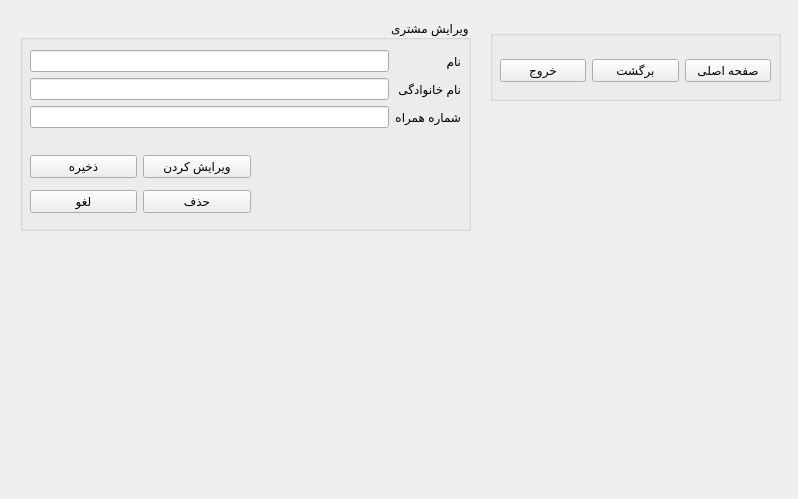
<?xml version="1.0" encoding="UTF-8"?>
<ui version="4.0">
 <class>Form</class>
 <widget class="QWidget" name="Form">
  <property name="geometry">
   <rect>
    <x>0</x>
    <y>0</y>
    <width>798</width>
    <height>499</height>
   </rect>
  </property>
  <property name="windowTitle">
   <string>Form</string>
  </property>
  <property name="layoutDirection">
   <enum>Qt::RightToLeft</enum>
  </property>
  <widget class="QGroupBox" name="groupBox_3">
   <property name="geometry">
    <rect>
     <x>490</x>
     <y>30</y>
     <width>291</width>
     <height>71</height>
    </rect>
   </property>
   <property name="title">
    <string/>
   </property>
   <widget class="QWidget" name="horizontalLayoutWidget">
    <property name="geometry">
     <rect>
      <x>10</x>
      <y>20</y>
      <width>271</width>
      <height>41</height>
     </rect>
    </property>
    <layout class="QHBoxLayout" name="horizontalLayout">
     <item>
      <widget class="QPushButton" name="home_btn">
       <property name="text">
        <string>صفحه اصلی</string>
       </property>
      </widget>
     </item>
     <item>
      <widget class="QPushButton" name="back_btn">
       <property name="text">
        <string>برگشت</string>
       </property>
      </widget>
     </item>
     <item>
      <widget class="QPushButton" name="close_btn">
       <property name="text">
        <string>خروج</string>
       </property>
      </widget>
     </item>
    </layout>
   </widget>
  </widget>
  <widget class="QGroupBox" name="groupBox">
   <property name="geometry">
    <rect>
     <x>20</x>
     <y>20</y>
     <width>451</width>
     <height>211</height>
    </rect>
   </property>
   <property name="title">
    <string>ویرایش مشتری</string>
   </property>
   <widget class="QWidget" name="formLayoutWidget">
    <property name="geometry">
     <rect>
      <x>10</x>
      <y>30</y>
      <width>431</width>
      <height>91</height>
     </rect>
    </property>
    <layout class="QFormLayout" name="formLayout">
     <item row="0" column="0">
      <widget class="QLabel" name="label">
       <property name="text">
        <string>نام</string>
       </property>
      </widget>
     </item>
     <item row="0" column="1">
      <widget class="QLineEdit" name="first_name_input">
       <property name="maxLength">
        <number>255</number>
       </property>
      </widget>
     </item>
     <item row="1" column="0">
      <widget class="QLabel" name="label_2">
       <property name="text">
        <string>نام خانوادگی</string>
       </property>
      </widget>
     </item>
     <item row="1" column="1">
      <widget class="QLineEdit" name="last_name_input">
       <property name="maxLength">
        <number>255</number>
       </property>
      </widget>
     </item>
     <item row="2" column="0">
      <widget class="QLabel" name="label_3">
       <property name="text">
        <string>شماره همراه</string>
       </property>
      </widget>
     </item>
     <item row="2" column="1">
      <widget class="QLineEdit" name="phone_number_input">
       <property name="maxLength">
        <number>14</number>
       </property>
      </widget>
     </item>
    </layout>
   </widget>
   <widget class="QWidget" name="gridLayoutWidget">
    <property name="geometry">
     <rect>
      <x>10</x>
      <y>129</y>
      <width>221</width>
      <height>71</height>
     </rect>
    </property>
    <layout class="QGridLayout" name="gridLayout">
     <item row="1" column="1">
      <widget class="QPushButton" name="cancel_save_btn">
       <property name="text">
        <string>لغو</string>
       </property>
      </widget>
     </item>
     <item row="0" column="1">
      <widget class="QPushButton" name="save_person_btn">
       <property name="text">
        <string>ذخیره</string>
       </property>
      </widget>
     </item>
     <item row="0" column="0">
      <widget class="QPushButton" name="edit_person_btn">
       <property name="text">
        <string>ویرایش کردن</string>
       </property>
      </widget>
     </item>
     <item row="1" column="0">
      <widget class="QPushButton" name="delete_person_btn">
       <property name="text">
        <string>حذف</string>
       </property>
      </widget>
     </item>
    </layout>
   </widget>
  </widget>
 </widget>
 <resources/>
 <connections/>
</ui>
